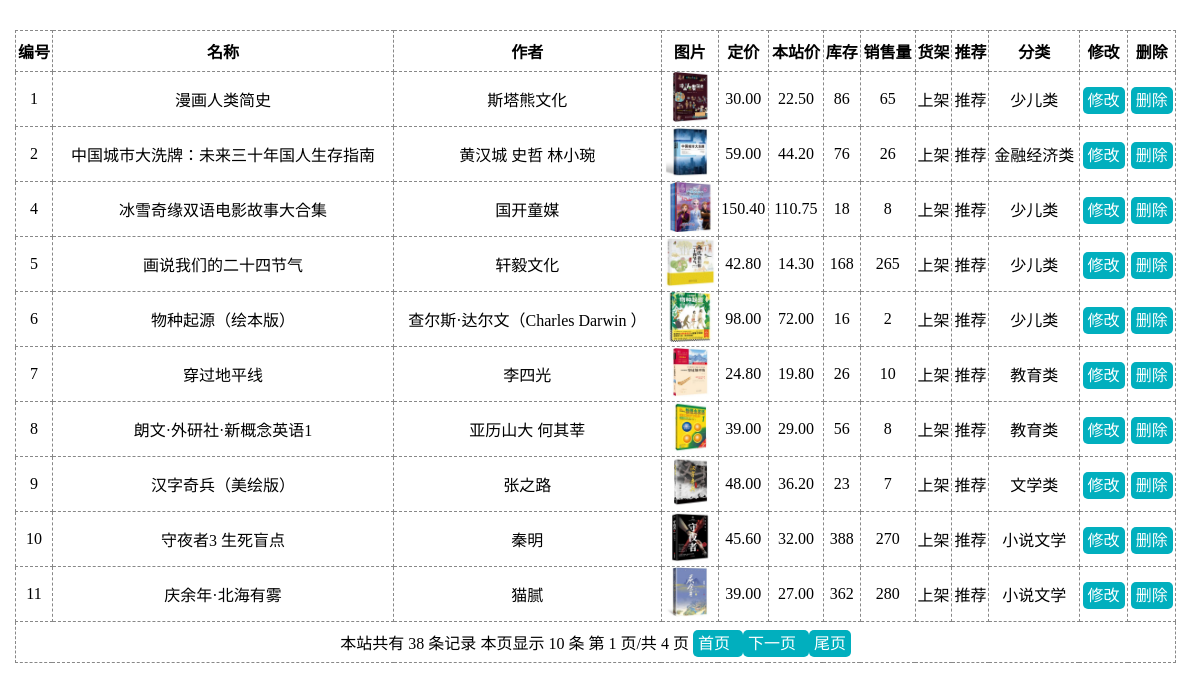
/admin/book/index.php (signed in), run on the app's committed database.
### tables this page shows
CREATE TABLE IF NOT EXISTS `book` (
  `id` int(10) UNSIGNED NOT NULL AUTO_INCREMENT,
  `name` varchar(50) NOT NULL,
  `writer` varchar(50) NOT NULL,
  `img` varchar(100) NOT NULL,
  `info` mediumtext NOT NULL,
  `oldprice` float(8,2) UNSIGNED NOT NULL,
  `nowprice` float(8,2) UNSIGNED NOT NULL,
  `class_id` int(10) UNSIGNED NOT NULL,
  `stock` int(10) UNSIGNED NOT NULL,
  `sales` int(10) UNSIGNED NOT NULL DEFAULT '0',
  `supplier` int(10) UNSIGNED NOT NULL DEFAULT '0',
  `shelf` tinyint(3) UNSIGNED NOT NULL,
  `recommend` tinyint(3) UNSIGNED NOT NULL DEFAULT '0',
  PRIMARY KEY (`id`)
);

CREATE TABLE IF NOT EXISTS `class` (
  `id` int(10) UNSIGNED NOT NULL AUTO_INCREMENT,
  `name` varchar(50) NOT NULL,
  PRIMARY KEY (`id`)
);

### admin/book/index.php (the view, shortened to what this page needs)
<?php
     include '../../public/common/conn.php';
     $sql="select book.*,class.name cname from book,class where book.class_id=class.id and book.supplier=0 order by book.id";
     $rst=mysqli_query($con,$sql);
     $size = 10;
     $hangnum = mysqli_num_rows($rst);
     if($hangnum == 0){
        echo "暂无图书";
     }else{
        $page_num = ceil($hangnum/$size);
        if(@$_GET['page_id']){
            $page_id = $_GET['page_id'];
            $start = ($page_id-1)*$size;
        }else{
            $page_id = 1;
            $start = 0;
        }
        $fenye_sel = "select book.*,class.name cname from book,class where book.class_id=class.id and book.supplier=0 order by book.id limit $start,$size";
        $fenye_add = mysqli_query($con,$fenye_sel);
?>
<!doctype html>
<html lang="en">
<head>
	<link rel="stylesheet" href="../public/css/index.css">
</head>
<body>
	<div class="main">
		<table>
			<tr>
				<th>编号</th>
				<th>名称</th>
				<th>作者</th>
				<th>图片</th>
				<th>定价</th>
				<th>本站价</th>
				<th>库存</th>
				<th>销售量</th>
				<th>货架</th>
				<th>推荐</th>
				<th>分类</th>
				<th>修改</th>
				<th>删除</th>
			</tr>
			<?php
				while($row=mysqli_fetch_assoc($fenye_add)){
					echo "<tr>";
					echo "<td>{$row['id']}</td>";
					echo "<td>{$row['name']}</td>";
					echo "<td>{$row['writer']}</td>";
					echo "<td><img src='../../public/uploads/thumb_{$row['img']}' width='50px'></td>";
					echo "<td>{$row['oldprice']}</td>";
					echo "<td>{$row['nowprice']}</td>";
					echo "<td>{$row['stock']}</td>";
					echo "<td>{$row['sales']}</td>";
					if($row['shelf']){
						echo "<td>上架</td>";
					}else{
						echo "<td>下架</td>";
					}
					if($row['recommend']){
                    	echo "<td>推荐</td>";
                    }else{
                    	echo "<td>不推荐</td>";
                    }
					echo "<td>{$row['cname']}</td>";
					echo "<td><a href='change.php?id={$row['id']}'>修改</a></td>";
					echo "<td><a href='delete.php?id={$row['id']}&img={$row['img']}'>删除</a></td>";
					echo "</tr>";
				}
			?>
			<tr>
              <td colspan="13">
              <?php
            	echo "本站共有&nbsp;".$hangnum."&nbsp;条记录&nbsp;";
            	echo "本页显示&nbsp;".$size."&nbsp;条&nbsp;";
            	echo "第&nbsp;".$page_id."&nbsp;页/共&nbsp;".$page_num."&nbsp;页&nbsp;";
            	if($page_id>=1 && $page_num>1){
            		echo "<a href=?page_id=1>首页&nbsp;&nbsp;</a>";
            	}
            	if($page_id>=1 && $page_num>$page_id){
            		echo "<a href=?page_id=".($page_id+1).">下一页&nbsp;&nbsp;</a>";
            	}
            	if($page_id>=1 && $page_num>1){
            	    echo "<a href=?page_id=".$page_num.">尾页</a>";
            	}
            	echo "</td>";
                echo "</tr>";
              }
             ?>
		</table>
	</div>
</body>
</html>

### admin/public/css/index.css (style rules this page uses)
* { margin:0px; padding:0px; font-family: 微软雅黑; }
a { text-decoration: none; background: #01AFBE; color:#fff; border-radius:5px; padding:5px; }
.main { padding-left:15px; padding-top:30px; }
.main table { width:98%; border:1px dashed #888; border-collapse:collapse; }
.main td,.main th { border:1px dashed #888; text-align: center; height:40px; }

### data on the page
book: id "1", name "漫画人类简史", writer "斯塔熊文化", img (picture), oldprice "30.00", nowprice "22.50", stock "86", sales "65", shelf "上架", recommend "推荐", class.name "少儿类"
book: id "2", name "中国城市大洗牌：未来三十年国人生存指南", writer "黄汉城 史哲 林小琬", img (picture), oldprice "59.00", nowprice "44.20", stock "76", sales "26", shelf "上架", recommend "推荐", class.name "金融经济类"
book: id "4", name "冰雪奇缘双语电影故事大合集", writer "国开童媒", img (picture), oldprice "150.40", nowprice "110.75", stock "18", sales "8", shelf "上架", recommend "推荐", class.name "少儿类"
book: id "5", name "画说我们的二十四节气", writer "轩毅文化", img (picture), oldprice "42.80", nowprice "14.30", stock "168", sales "265", shelf "上架", recommend "推荐", class.name "少儿类"
book: id "6", name "物种起源（绘本版）", writer "查尔斯·达尔文（Charles Darwin ）", img (picture), oldprice "98.00", nowprice "72.00", stock "16", sales "2", shelf "上架", recommend "推荐", class.name "少儿类"
book: id "7", name "穿过地平线", writer "李四光", img (picture), oldprice "24.80", nowprice "19.80", stock "26", sales "10", shelf "上架", recommend "推荐", class.name "教育类"
book: id "8", name "朗文·外研社·新概念英语1", writer "亚历山大 何其莘", img (picture), oldprice "39.00", nowprice "29.00", stock "56", sales "8", shelf "上架", recommend "推荐", class.name "教育类"
book: id "9", name "汉字奇兵（美绘版）", writer "张之路", img (picture), oldprice "48.00", nowprice "36.20", stock "23", sales "7", shelf "上架", recommend "推荐", class.name "文学类"
book: id "10", name "守夜者3 生死盲点", writer "秦明", img (picture), oldprice "45.60", nowprice "32.00", stock "388", sales "270", shelf "上架", recommend "推荐", class.name "小说文学"
book: id "11", name "庆余年·北海有雾", writer "猫腻", img (picture), oldprice "39.00", nowprice "27.00", stock "362", sales "280", shelf "上架", recommend "推荐", class.name "小说文学"

### other printed values
$hangnum "38"
$size "10"
$page_id "1"
$page_num "4"
